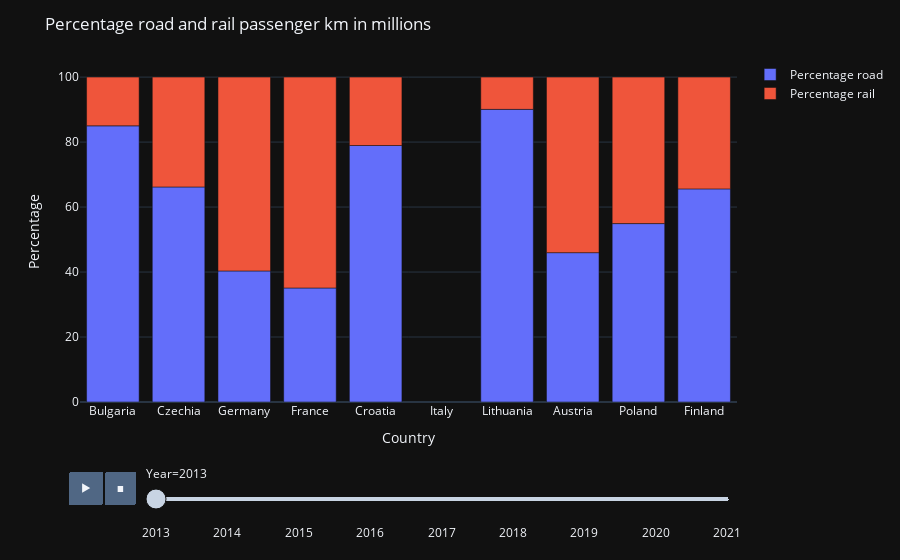

Source (notebook cell):
### Markdown cell above
# Percentage road and rail passenger kilometres
Next, we look at the percentage of total passenger kilometres that is road (buses and coaches) and rail kilometres.
We do this by plotting the dataframe created in part II as a bar chart with animation frames for the years.

### Code cell
# Remove Denmark as it has no entries for road_psk
df_psk_bar = df_psk.drop(df_psk[df_psk['Country'] == 'Denmark'].index)

# Create bar chart with animation frames for years
fig_bar = px.bar(df_psk_bar,
                 x='Country',
                 y=['Percentage road', 'Percentage rail'],
                 animation_frame='Year',
                 animation_group='Country'
                 )

# Set bar chart layout
fig_bar.update_layout(title='Percentage road and rail passenger km in millions',
                      yaxis_title='Percentage',
                      legend_title_text='',
                      )

# Set hovertemplate
fig_bar.update_traces(hovertemplate='<b>Country:</b> %{x}<br>'
                                    '<b>Percentage:</b> %{y:,.1f}'
                                    '<extra></extra>')

# Show bar chart
fig_bar.show()

### Figure 1 — Plotly figure (JSON) as saved in the notebook; plotly's stock layout.template omitted (floating-point values rounded to 4 significant figures)
{"data": [{"alignmentgroup": "True", "hovertemplate": "<b>Country:</b> %{x}<br><b>Percentage:</b> %{y:,.1f}<extra></extra>", "ids": ["Bulgaria", "Czechia", "Germany", "France", "Croatia", "Italy", "Lithuania", "Austria", "Poland", "Finland"], "legendgroup": "Percentage road", "marker": {"color": "#636efa", "pattern": {"shape": ""}}, "name": "Percentage road", "offsetgroup": "Percentage road", "orientation": "v", "showlegend": true, "textposition": "auto", "x": ["Bulgaria", "Czechia", "Germany", "France", "Croatia", "Italy", "Lithuania", "Austria", "Poland", "Finland"], "xaxis": "x", "y": [85.0, 66.19, 40.34, 35.1, 78.95, null, 90.07, 45.96, 54.91, 65.59], "yaxis": "y", "type": "bar"}, {"alignmentgroup": "True", "hovertemplate": "<b>Country:</b> %{x}<br><b>Percentage:</b> %{y:,.1f}<extra></extra>", "ids": ["Bulgaria", "Czechia", "Germany", "France", "Croatia", "Italy", "Lithuania", "Austria", "Poland", "Finland"], "legendgroup": "Percentage rail", "marker": {"color": "#EF553B", "pattern": {"shape": ""}}, "name": "Percentage rail", "offsetgroup": "Percentage rail", "orientation": "v", "showlegend": true, "textposition": "auto", "x": ["Bulgaria", "Czechia", "Germany", "France", "Croatia", "Italy", "Lithuania", "Austria", "Poland", "Finland"], "xaxis": "x", "y": [15.0, 33.81, 59.66, 64.9, 21.05, null, 9.931, 54.04, 45.09, 34.41], "yaxis": "y", "type": "bar"}], "layout": {"xaxis": {"anchor": "y", "domain": [0.0, 1.0], "title": {"text": "Country"}}, "yaxis": {"anchor": "x", "domain": [0.0, 1.0], "title": {"text": "Percentage"}}, "legend": {"title": {"text": ""}, "tracegroupgap": 0}, "margin": {"t": 60}, "barmode": "relative", "updatemenus": [{"buttons": [{"args": [null, {"frame": {"duration": 500, "redraw": true}, "mode": "immediate", "fromcurrent": true, "transition": {"duration": 500, "easing": "linear"}}], "label": "&#9654;", "method": "animate"}, {"args": [[null], {"frame": {"duration": 0, "redraw": true}, "mode": "immediate", "fromcurrent": true, "transition": {"duration": 0, "easing": "linear"}}], "label": "&#9724;", "method": "animate"}], "direction": "left", "pad": {"r": 10, "t": 70}, "showactive": false, "type": "buttons", "x": 0.1, "xanchor": "right", "y": 0, "yanchor": "top"}], "sliders": [{"active": 0, "currentvalue": {"prefix": "Year="}, "len": 0.9, "pad": {"b": 10, "t": 60}, "steps": [{"args": [["2013"], {"frame": {"duration": 0, "redraw": true}, "mode": "immediate", "fromcurrent": true, "transition": {"duration": 0, "easing": "linear"}}], "label": "2013", "method": "animate"}, {"args": [["2014"], {"frame": {"duration": 0, "redraw": true}, "mode": "immediate", "fromcurrent": true, "transition": {"duration": 0, "easing": "linear"}}], "label": "2014", "method": "animate"}, {"args": [["2015"], {"frame": {"duration": 0, "redraw": true}, "mode": "immediate", "fromcurrent": true, "transition": {"duration": 0, "easing": "linear"}}], "label": "2015", "method": "animate"}, {"args": [["2016"], {"frame": {"duration": 0, "redraw": true}, "mode": "immediate", "fromcurrent": true, "transition": {"duration": 0, "easing": "linear"}}], "label": "2016", "method": "animate"}, {"args": [["2017"], {"frame": {"duration": 0, "redraw": true}, "mode": "immediate", "fromcurrent": true, "transition": {"duration": 0, "easing": "linear"}}], "label": "2017", "method": "animate"}, {"args": [["2018"], {"frame": {"duration": 0, "redraw": true}, "mode": "immediate", "fromcurrent": true, "transition": {"duration": 0, "easing": "linear"}}], "label": "2018", "method": "animate"}, {"args": [["2019"], {"frame": {"duration": 0, "redraw": true}, "mode": "immediate", "fromcurrent": true, "transition": {"duration": 0, "easing": "linear"}}], "label": "2019", "method": "animate"}, {"args": [["2020"], {"frame": {"duration": 0, "redraw": true}, "mode": "immediate", "fromcurrent": true, "transition": {"duration": 0, "easing": "linear"}}], "label": "2020", "method": "animate"}, {"args": [["2021"], {"frame": {"duration": 0, "redraw": true}, "mode": "immediate", "fromcurrent": true, "transition": {"duration": 0, "easing": "linear"}}], "label": "2021", "method": "animate"}], "x": 0.1, "xanchor": "left", "y": 0, "yanchor": "top"}], "title": {"text": "Percentage road and rail passenger km in millions"}}}
